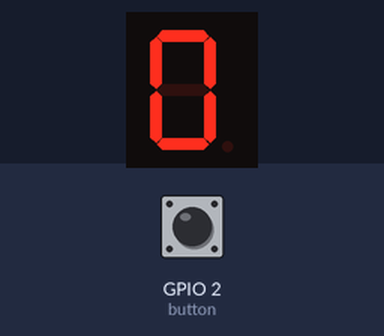
The program below on a simulated Raspberry Pi (BCM pin numbers). Parts: 1-digit seven-segment display. Inputs (shaded band) come from the test bench; at power-on: GPIO 2 (button) HIGH. The segment pins are drawn as the display they are named for.

Above: at 1.2 s.
1.3 s: GPIO 2 (button) pulled LOW for 0.15 s
At 2.7 s:
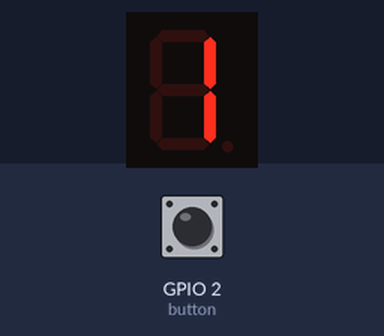
3.0 s: GPIO 2 (button) pulled LOW for 1 s
At 5.2 s:
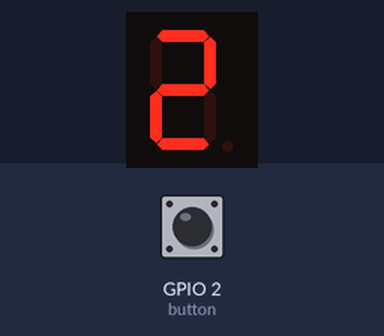
5.5 s: GPIO 2 (button) pulled LOW for 0.15 s
At 6.0 s:
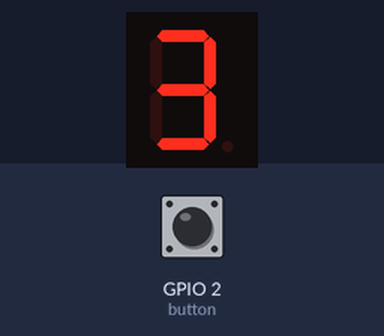
7.2 s: GPIO 2 (button) pulled LOW for 1 s
At 9.7 s:
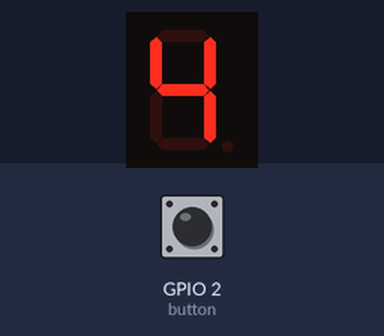
Timing chart, 0 to 10.7 s (numbered marks = the images above; inputs shaded):
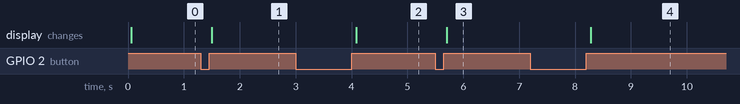

Measured:
- after the input at 1.3 s, the display: changes after 0.20 s (image 1)
- after the input at 3.0 s, the display: changes after 1.1 s (image 2)
- after the input at 5.5 s, the display: changes after 0.20 s (image 3)
- after the input at 7.2 s, the display: changes after 1.1 s (image 4)

The program:

counter.py
```python
from gpiozero import LED, Button
from time import sleep
from signal import pause

button = Button(2)

segA = LED(14)
segB = LED(15)
segC = LED(18)
segD = LED(23)
segE = LED(24)
segF = LED(25)
segG = LED(8)

currentNumber = 0

def zero():
    segA.on()
    segB.on()
    segC.on()
    segD.on()
    segE.on()
    segF.on()
    segG.off()

def one():
    segA.off()
    segB.on()
    segC.on()
    segD.off()
    segE.off()
    segF.off()
    segG.off()

def two():
    segA.on()
    segB.on()
    segC.off()
    segD.on()
    segE.on()
    segF.off()
    segG.on()

def three():
    segA.on()
    segB.on()
    segC.on()
    segD.on()
    segE.off()
    segF.off()
    segG.on()

def four():
    segA.off()
    segB.on()
    segC.on()
    segD.off()
    segE.off()
    segF.on()
    segG.on()

def five():
    segA.on()
    segB.off()
    segC.on()
    segD.on()
    segE.off()
    segF.on()
    segG.on()

def six():
    segA.on()
    segB.off()
    segC.on()
    segD.on()
    segE.on()
    segF.on()
    segG.on()

def seven():
    segA.on()
    segB.on()
    segC.on()
    segD.off()
    segE.off()
    segF.off()
    segG.off()

def eight():
    segA.on()
    segB.on()
    segC.on()
    segD.on()
    segE.on()
    segF.on()
    segG.on()

def nine():
    segA.on()
    segB.on()
    segC.on()
    segD.off()
    segE.off()
    segF.on()
    segG.on()

digits = {0 : zero,
          1 : one,
          2 : two,
          3 : three,
          4 : four,
          5 : five,
          6 : six,
          7 : seven,
          8 : eight,
          9 : nine
}

def increment():
    global currentNumber
    if currentNumber == 9:
        currentNumber = 0
    else:
        currentNumber = currentNumber + 1

    digits[currentNumber]()

zero()
button.when_released = increment

pause()
```
